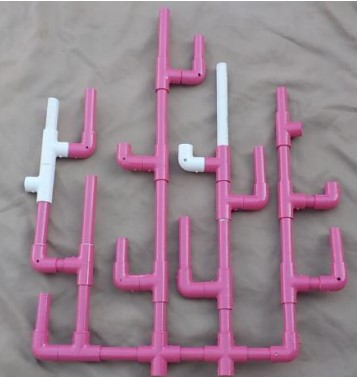
#> input picture reference.jpg, 357 x 377 px
$ jupyter execute coral_detection.ipynb
#> lines starting #> are read from the running program, lines starting #| are printed output that depends on the picture; after the words box and inside, x2 and y2 are one past the last pixel; in counts of white or black regions, pixels touching at a corner belong together
# Using Traditional Image Recognition to Determine the Health of a Coral Colony

This project aims to assess the health of a coral colony by comparing its current condition to past data. The following visual indicators are used to mark different conditions:

- **Areas of Growth**: Marked with a green rectangle around the affected area.

- **Areas of Damage or Death**: Marked with a yellow rectangle around the affected area.

- **Areas of Bleaching/Blotching**: Marked with a red rectangle around the affected area.

- **Areas that Have Recovered from Bleaching/Blotching**: Marked with a blue rectangle around the affected area.

[cell 1]
import cv2
import numpy as np
from matplotlib import pyplot as plt

# Global Variables for Adjusting Code Behavior

- **`showPoint = False`**
  Enables point alignment between images, assisting in overlaying the two photos during resizing.

- **`draw = False`**
  Activates drawing mode for visual representation.

- **`load_HSV_lower_upper = True`**
  Loads the HSV bounds (lower and upper arrays) for color filtering.

- **`seeToEdit = False`**
  Displays intermediate figures for editing purposes.

- **`Shift = 60`**
  Specifies a pixel shift in the y direction to enhance accuracy.

- **`Flip = 0`**
  Indicates whether the image requires an initial flip.

[cell 2]
showPoint = False
draw = False
load_HSV_lower_upper = True
seeToEdit = True
Shift = 60
Flip =0

### Intialize
i = 0  # Counter to track the number of times the HSV function has been called.
lowerA =np.array([])
upperA =np.array([])
def nothing(x):  ## For trackBar
    pass

# Helpful Functions

## 1 - Filter Functions

The following functions apply various morphological operations on images to refine their appearance and highlight specific features:

- **`errosion(img)`**
  Applies erosion to an image, which can help remove small white noises and detach two connected objects in the image.

- **`dilation(img, dilatation_size)`**
  Expands the white regions in an image to connect disjointed parts or enhance object boundaries.
- **`morph(img)`**
  Performs a morphological opening operation, which is useful for removing small objects from the foreground, such as noise.

[cell 3]
def errosion(img):
    """Applies erosion to the given image."""
    src_img = img.copy()
    dilatation_size = 2
    dilation_shape = cv2.MORPH_RECT
    element = cv2.getStructuringElement(dilation_shape, (2 * dilatation_size + 1, 2 * dilatation_size + 1),
                                        (dilatation_size, dilatation_size))
    eroded_image = cv2.erode(src_img, element)
    return eroded_image

def dilation(img, dilatation_size):
    """Applies dilation to the given image."""
    src_img = img.copy()
    dilation_shape = cv2.MORPH_RECT
    element = cv2.getStructuringElement(dilation_shape, (2 * dilatation_size + 1, 2 * dilatation_size + 1),
                                        (dilatation_size, dilatation_size))
    dilated_image = cv2.dilate(src_img, element)
    return dilated_image

# [5 lines left out: function morph, not called in this run]

## 2 - Get Color in Image

Each image varies due to factors such as:

1. Camera angle
2. Light intensity
3. Natural or synthetic lighting

This function helps set the lower and upper HSV (Hue, Saturation, Value)
 bounds manually using trackbars, allowing for precise control of color range adjustments.

[cell 4]
# [55 lines left out: function HSV, not called in this run]

## 3 - Find Contour with the Maximum Area.

The `findArea` function is designed to identify the contour with the maximum area within a given image. It processes the image by converting it to the HSV color space and applying a mask to isolate the desired contours. This function is essential for tasks that require identifying the largest object in an image based on its area.

[cell 5]
def findArea(image_):
    """Finds the contour with the maximum area in the image."""
    original = image_.copy()

    # Convert the image from BGR to HSV color space
    image = cv2.cvtColor(image_, cv2.COLOR_BGR2HSV)
    # Obtain the lower and upper bounds for the desired color range
    if(load_HSV_lower_upper):
        loaded = np.load("HSV.npz")
        lowerArray, upperArray =  loaded['lowerA'] , loaded['upperA']
    else:
        lowerArray, upperArray = HSV(image_.copy())
    # Convert the lower and upper bounds to numpy arrays of type uint8
    lower = np.array(lowerArray, dtype="uint8")
    upper = np.array(upperArray, dtype="uint8")
    # Create a binary mask using the HSV color thresholds
    mask = cv2.inRange(image, lower, upper)
    # Apply the mask to the original image to isolate the desired areas
    output = cv2.bitwise_and(image, image, mask=mask)
    # Find external contours in the masked image
    cnts = cv2.findContours(mask, cv2.RETR_EXTERNAL, cv2.CHAIN_APPROX_NONE)[-2]

    # Check if any contours were found
    if not cnts:
        print("No contours found.")
        return 0, 0, original, original
    else:
        # Calculate the area of each contour
        arrayArea = [cv2.contourArea(c) for c in cnts]
        # Identify the maximum area among the contours
        maxArea = np.max(arrayArea)
        print("Max Area =", maxArea)
        # Convert the output image back from HSV to BGR color space
        output = cv2.cvtColor(output, cv2.COLOR_HSV2BGR)
        # Return the maximum area, index of the contour with the maximum area, contours, and processed image
        return maxArea, arrayArea.index(maxArea), cnts, output

## 4 - Image Size Dependency on Camera Angle and Distance

The size of the captured image depends on the distance and angle of the camera, which may result in the captured image being larger or smaller than the reference image. To address this issue, we utilize the following three functions:

1. **`operation(image)`**: This function identifies and returns the key points that are present in both the captured image and the reference image.

2. **`getWarp(img1, pts1, pts2)`**: This function warps the specified image using the corresponding points from both the reference and captured images.

3. **`resizing(image1, image2)`**: This function integrates the previous two functions to perform resizing while maintaining the correct aspect ratio based on the alignment of the key points.

[cell 6]
def operation(image):
    """Finds contour boundaries and calculates corner points."""
    maxArea, index, cnts, Maskreq = findArea(image)
    cntMax = cnts[index] # Contour with the maximum area in the given image.

    if draw:
        cv2.drawContours(image, cntMax, -1, (0, 0, 255), 3)

    # Determine the maximum and minimum points along the x-axis of the contour.
    maxPoint = cntMax.max(axis=0)[0]  # Maximum point in the contour
    minPoint = cntMax.min(axis=0)[0]  # Minimum point in the contour
    xMin, yMin = minPoint[0], minPoint[1] + Shift
    xMax, yMax = maxPoint[0], maxPoint[1]

    points = [[xMin, yMin], [xMin, yMax], [xMax, yMax], [xMax, yMin]]
    if showPoint:  # Draw these points
        cv2.circle(image, (xMin, yMin), 10, (0, 0, 255), -1)
        cv2.circle(image, (xMin, yMax), 10, (0, 255, 255), -1)
        cv2.circle(image, (xMax, yMin), 10, (0, 0, 155), -1)
        cv2.circle(image, (xMax, yMax), 10, (0, 0, 255), -1)
    # List of corner points, max area, and masked image.
    return points, maxArea, Maskreq

def getWarp(img1, pts1, pts2):
    """Performs perspective warp of an image based on given points."""
    pts1 = np.float32(pts1) # Points in the source image.
    pts2 = np.float32(pts2) # Destination points.
    imgWidth, imgHeight = 640, 480
    matrix = cv2.getPerspectiveTransform(pts1, pts2)
    imgOutput = cv2.warpPerspective(img1, matrix, (imgWidth, imgHeight))
    return imgOutput # Warped image.

def resizing(image1, image2):
    """Resizes the second image to match the perspective of the first image."""
    points1, _, trainMask = operation(image1)
    points2, _, QueryMask = operation(image2)

    # Resize the image by aligning the specified points.
    outPut = cv2.resize(
        image2, None, fx=(points1[2][0] - points1[0][0]) / (points2[2][0] - points2[0][0]),
        fy=(points1[2][1] - points1[0][1]) / (points2[2][1] - points2[0][1])
    )

    points3, _, QueryMask = operation(outPut)
    if points1[0][1] < points3[0][1]:
        points3[0][1] -= Shift
        points3[3][1] -= Shift

    imgWarped = getWarp(outPut, points3, points1)
    # Resized reference image, warped image, and masks.
    return image1, imgWarped, trainMask, QueryMask

# The Main Function

## 1 - Loading, resizing, and analyzing images for further processing.

### Steps

1. **Load Images and Reference**:
   Load the primary image and its reference image for processing.

2. **Resize Images**:
   Resize both images to ensure they maintain their aspect ratio and fit correctly.

3. **Find Masks**:
   Identify the `trainMask` and `QueryMask`, which will be used in subsequent processing steps.

[cell 7]
# Read images
nameOfSaveimg1 = "AfterFit1"  # Name for saving the first image after fitting
nameOfSaveimg2 = "AfterFit2"  # Name for saving the second image after fitting

# Load and resize the reference image
image1 = cv2.imread("reference.jpg")
#> image1 is the input picture: shape (377, 357, 3); mean B, G, R 143.2, 130.6, 152.4
image1 = cv2.resize(image1, (640, 480))
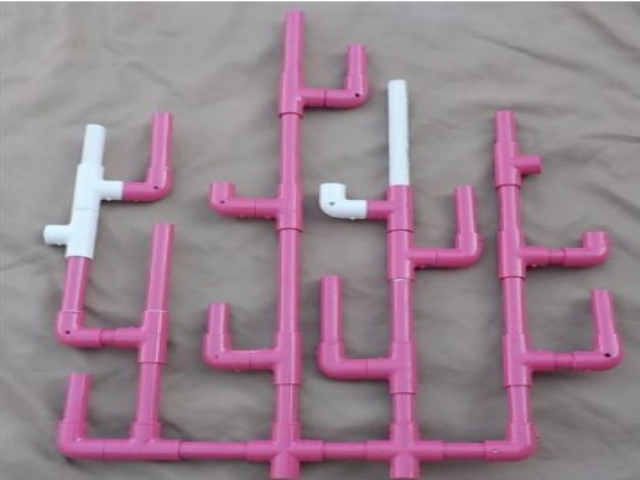
#> image1: shape (480, 640, 3); mean B, G, R 143.1, 130.5, 152.3

# Load and resize the input image
image2 = cv2.imread("image.jpg")
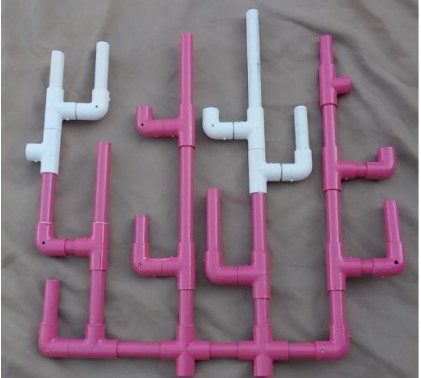
#> input picture image.jpg, 421 x 378 px
#> image2 is the input picture: shape (378, 421, 3); mean B, G, R 125.4, 112.9, 132.4
image2 = cv2.resize(image2, (640, 480))
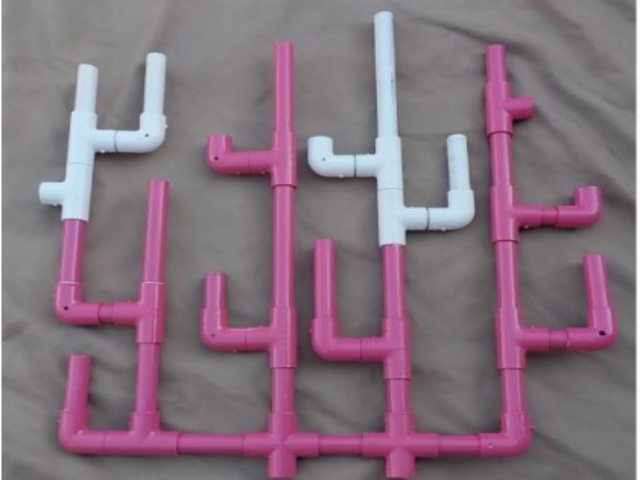
#> image2: shape (480, 640, 3); mean B, G, R 125.3, 112.8, 132.3

# Flip the image to match the reference if required
if Flip == 1:
    image2 = cv2.flip(image2, 1)

# Fit the image to the reference
train, Query, trainMask2, QueryMask2 = resizing(image1, image2)
#> (reads HSV.npz from the repository)
#> in findArea, `mask = cv2.inRange(image, lower, upper)`:
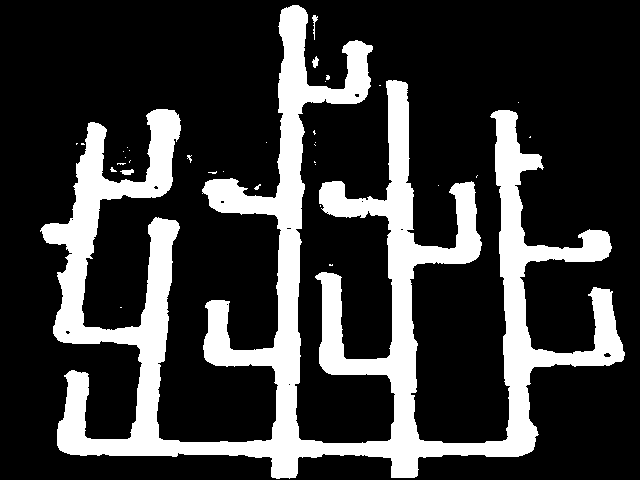
#> mask: shape (480, 640); 22.5% white; 33 white regions (27 under 20 px)
#> in findArea, `cnts = cv2.findContours(mask, cv2.RETR_EXTERNAL, cv2.CHAIN_APPROX_NONE..`: cnts = 33 contours, 29 with area under 20; largest, box (x1, y1, x2, y2) and area: (40, 5, 625, 479) 65624, (120, 169, 134, 175) 40, (312, 56, 319, 68) 35, (312, 15, 318, 40) 26
#> in findArea, `arrayArea = [cv2.contourArea(c) for c in cnts]`: arrayArea = 33 values, max 65623.5 at index 32, min 0 at index 0, mean 1993.4
#> in findArea, `maxArea = np.max(arrayArea)`: maxArea = 65623.5
#| Max Area = 65623.5
#> in findArea, `output = cv2.cvtColor(output, cv2.COLOR_HSV2BGR)`:
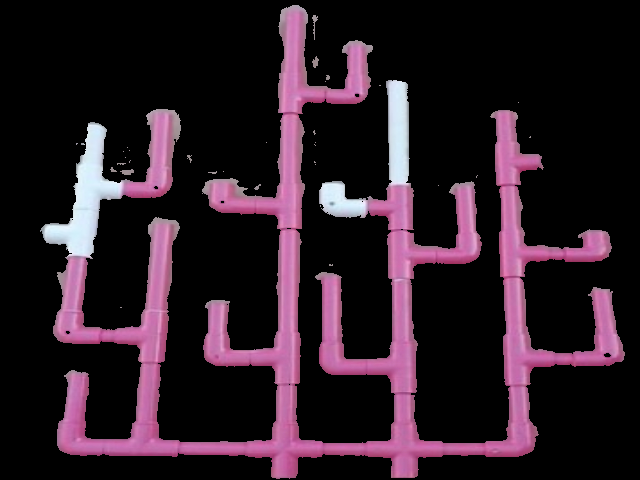
#> output: shape (480, 640, 3); mean B, G, R 37.5, 27.5, 43.1
#> in operation, `maxArea, index, cnts, Maskreq = findArea(image)`: index = 32
#> in operation, `cntMax = cnts[index]`: cntMax = contour of 6595 points, box (x1, y1, x2, y2) (40, 5, 625, 479), area 65624
#> in operation, `maxPoint = cntMax.max(axis=0)[0]`: maxPoint = [624, 478]
#> in operation, `minPoint = cntMax.min(axis=0)[0]`: minPoint = [40, 5]
#> in operation, `xMin, yMin = minPoint[0], minPoint[1] + Shift`: xMin = 40; yMin = 65
#> in operation, `xMax, yMax = maxPoint[0], maxPoint[1]`: xMax = 624; yMax = 478
#> in operation, `points = [[xMin, yMin], [xMin, yMax], [xMax, yMax], [xMax, yMin]]`: points = [[40, 65], [40, 478], [624, 478], [624, 65]]
#> in findArea (call 2), `cnts = cv2.findContours(mask, cv2.RETR_EXTERNAL, cv2.CHAIN_APPROX_NONE..`: cnts = 5 contours, 3 with area under 20; largest, box (x1, y1, x2, y2) and area: (38, 10, 615, 477) 59144, (487, 45, 535, 133) 1838
#| Max Area = 59144.0
#> in operation (call 2), `maxArea, index, cnts, Maskreq = findArea(image)`: maxArea = 59144; index = 4
#> in resizing, `points2, _, QueryMask = operation(image2)`: points2 = [[38, 70], [38, 476], [614, 476], [614, 70]]
#> in findArea (call 3), `mask = cv2.inRange(image, lower, upper)`:
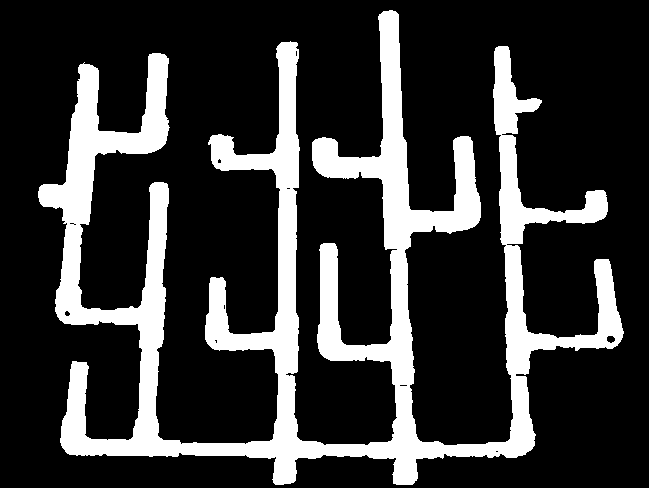
#> mask: shape (488, 649); 20.9% white; 1 white region
#> in findArea (call 3), `cnts = cv2.findContours(mask, cv2.RETR_EXTERNAL, cv2.CHAIN_APPROX_NONE..`: cnts = 1 contour; box (x1, y1, x2, y2) and area: (38, 10, 624, 485) 62900
#> in findArea (call 3), `arrayArea = [cv2.contourArea(c) for c in cnts]`: arrayArea = [62899.5]
#> in findArea (call 3), `maxArea = np.max(arrayArea)`: maxArea = 62899.5
#| Max Area = 62899.5
#> in findArea (call 3), `output = cv2.cvtColor(output, cv2.COLOR_HSV2BGR)`:
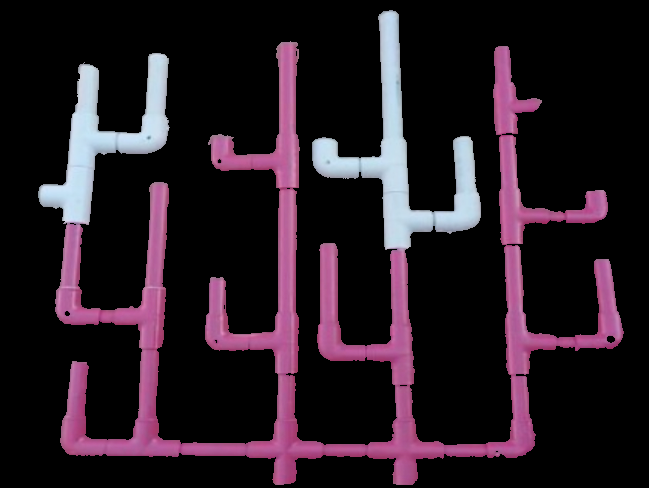
#> output: shape (488, 649, 3); mean B, G, R 34.3, 25.5, 37.6
#> in operation (call 3), `maxArea, index, cnts, Maskreq = findArea(image)`: index = 0
#> in resizing, `points3, _, QueryMask = operation(outPut)`: points3 = [[38, 70], [38, 484], [623, 484], [623, 70]]
#> in getWarp, `pts1 = np.float32(pts1)`: pts1 = [[38, 10], [38, 484], [623, 484], [623, 10]]
#> in getWarp, `pts2 = np.float32(pts2)`: pts2 = [[40, 65], [40, 478], [624, 478], [624, 65]]
#> in getWarp, `matrix = cv2.getPerspectiveTransform(pts1, pts2)`: matrix = [[0.998, 0, 2.06], [-4.11e-17, 0.871, 56.29], [1.76e-19, 0, 1]]
#> in getWarp, `imgOutput = cv2.warpPerspective(img1, matrix, (imgWidth, imgHeight))`:
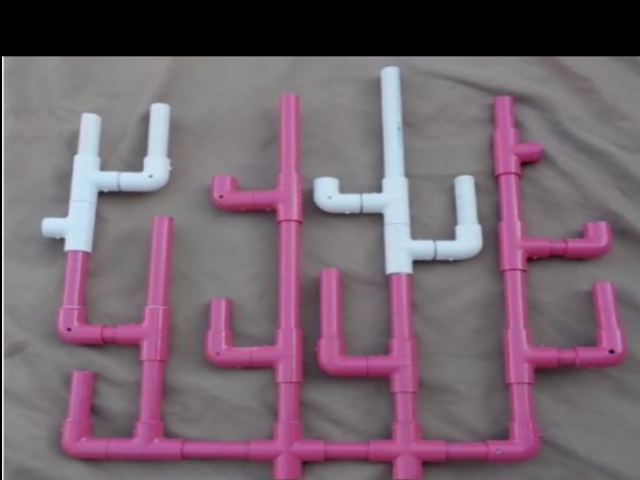
#> imgOutput: shape (480, 640, 3); mean B, G, R 109.6, 98.4, 115.9

# Find the mask for the training image
_, _, _, trainMask = findArea(train)
#> in findArea (call 4), `cnts = cv2.findContours(mask, cv2.RETR_EXTERNAL, cv2.CHAIN_APPROX_NONE..`: cnts = 33 contours, 29 with area under 20; largest, box (x1, y1, x2, y2) and area: (40, 5, 625, 479) 65624, (120, 169, 134, 175) 40, (312, 56, 319, 68) 35, (312, 15, 318, 40) 26
#| Max Area = 65623.5

# Find the mask for the query image
_, _, _, QueryMask = findArea(Query)
#> in findArea (call 5), `mask = cv2.inRange(image, lower, upper)`:
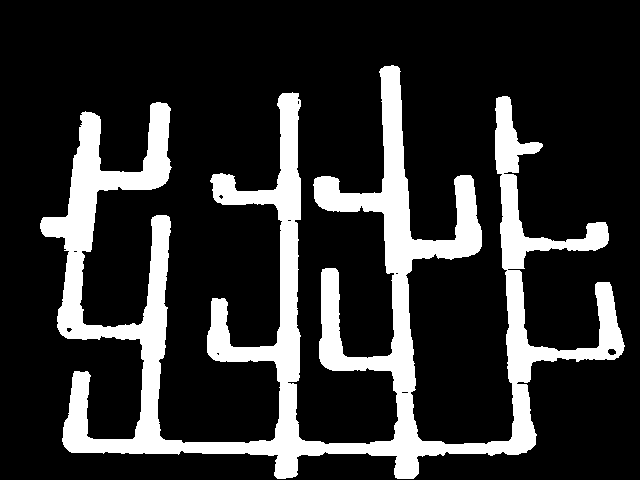
#> mask: shape (480, 640); 18.8% white; 1 white region
#> in findArea (call 5), `cnts = cv2.findContours(mask, cv2.RETR_EXTERNAL, cv2.CHAIN_APPROX_NONE..`: cnts = 1 contour; box (x1, y1, x2, y2) and area: (40, 65, 625, 479) 54629
#> in findArea (call 5), `arrayArea = [cv2.contourArea(c) for c in cnts]`: arrayArea = [54629]
#> in findArea (call 5), `maxArea = np.max(arrayArea)`: maxArea = 54629
#| Max Area = 54629.0

# Optionally save the HSV bounds
save_HSV = False
if save_HSV:
    np.savez("HSV.npz", lowerA=lowerA, upperA=upperA)

# Save the fitted images
cv2.imwrite(nameOfSaveimg1 + ".jpg", train)
cv2.imwrite(nameOfSaveimg2 + ".jpg", Query)

# Multi-show images in subplots
fig = plt.figure(figsize=(10, 7))
rows, columns = 2, 2

# Display the fitted training image
fig.add_subplot(rows, columns, 1)
plt.imshow(train)
plt.title("Query")

# Display the reference image
fig.add_subplot(rows, columns, 2)
plt.imshow(image1)
plt.title("First")

# Display the fitted query image
fig.add_subplot(rows, columns, 3)
plt.imshow(Query)
plt.title("Reference")

# Display the second input image
fig.add_subplot(rows, columns, 4)
plt.imshow(image2)
plt.title("Second")

# Show the images
plt.show()

# cv2.waitKey()  # Uncomment if you need to wait for a key press

# 2 - Image Initialization and Preprocessing

This section initializes the main image and prepares the training and query masks for further processing using OpenCV.

Using Thresholding and Morphological Operations to continuously monitors the values set by the trackbars to perform color thresholding on the green and saturation channels of the training and query masks. The results are displayed in separate windows, allowing for real-time adjustment of the thresholds.

[cell 8]
# Initialize the main image and create a copy for further processing
main_img = image1  # Store the original image in 'main_img'

# Load the training and query masks into variables
stand_pic = trainMask  # Load the training mask into 'stand_pic'
live_pic = QueryMask  # Load the query mask into 'live_pic'

# Save the training and query masks as image files for reference
cv2.imwrite("Train.jpg", trainMask)  # Save trainMask as "Train.jpg"
cv2.imwrite("Query.jpg", QueryMask)  # Save QueryMask as "Query.jpg"

# Create copies of the images for further processing
stand_c = stand_pic.copy()  # Make a copy of the training mask for later use
live_c = live_pic.copy()  # Make a copy of the query mask for later use

# Smoothing images to reduce noise
## 1st smoother: Bilateral filter for edge-preserving smoothing
stand_pic = cv2.bilateralFilter(stand_pic, 9, 75, 75)  # Apply bilateral filter to the training mask
live_pic = cv2.bilateralFilter(live_pic, 9, 75, 75)  # Apply bilateral filter to the query mask

# 2nd smoother: Gaussian blur for additional smoothing
stand_pic = cv2.GaussianBlur(stand_pic, (5, 5), 1)  # Apply Gaussian blur to the training mask
live_pic = cv2.GaussianBlur(live_pic, (5, 5), 1)  # Apply Gaussian blur to the query mask

# Split the smoothed images into BGR channels
B_stand, G_stand, R_stand = cv2.split(stand_pic)  # Split the training mask into Blue, Green, and Red channels
B_live, G_live, R_live = cv2.split(live_pic)  # Split the query mask into Blue, Green, and Red channels

# Convert images from BGR to HSV color space
stand_pic = cv2.cvtColor(stand_pic, cv2.COLOR_BGR2HSV)  # Convert the training mask to HSV color space
#> stand_pic: shape (480, 640, 3); mean H, S, V 42.2, 27.1, 43.9
live_pic = cv2.cvtColor(live_pic, cv2.COLOR_BGR2HSV)  # Convert the query mask to HSV color space
#> live_pic: shape (480, 640, 3); mean H, S, V 33.9, 23.9, 35.6

# Split the HSV images into their respective channels
H_stand, S_stand, V_stand = cv2.split(stand_pic)  # Split training mask into Hue, Saturation, and Value channels
H_live, S_live, V_live = cv2.split(live_pic)  # Split query mask into Hue, Saturation, and Value channels
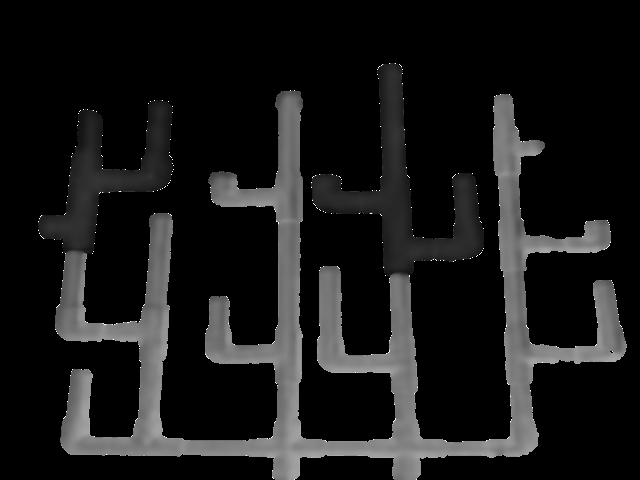
#> S_live: shape (480, 640); min 0, max 255, mean 23.9

# Create a window for color thresholding with trackbars
cv2.namedWindow('Color Track Bar')  # Create a window named 'Color Track Bar'

# Create trackbars to control the thresholds for Green and Saturation channels
cv2.createTrackbar("MaxG", "Color Track Bar", 0, 255, nothing)  # Trackbar for maximum green
cv2.createTrackbar("MinG", "Color Track Bar", 0, 255, nothing)  # Trackbar for minimum green
cv2.createTrackbar("MaxS", "Color Track Bar", 0, 255, nothing)  # Trackbar for maximum saturation
cv2.createTrackbar("MinS", "Color Track Bar", 0, 255, nothing)  # Trackbar for minimum saturation

# Set default values for the minimum thresholds of Green and Saturation
cv2.setTrackbarPos('MinG', 'Color Track Bar', 255)  # Set minimum green threshold to 255 (no green)
cv2.setTrackbarPos('MinS', 'Color Track Bar', 255)  # Set minimum saturation threshold to 255 (no saturation)

while (True):
    # Get the current positions of the trackbars for green and saturation thresholds
    green_low = cv2.getTrackbarPos("MaxG", "Color Track Bar")  # Get the maximum green threshold
    green_high = cv2.getTrackbarPos("MinG", "Color Track Bar")  # Get the minimum green threshold
    sat_low = cv2.getTrackbarPos("MaxS", "Color Track Bar")  # Get the maximum saturation threshold
    sat_high = cv2.getTrackbarPos("MinS", "Color Track Bar")  # Get the minimum saturation threshold

    # Apply thresholding to the green channels of both images
    ret, full_stand = cv2.threshold(G_stand, green_low, green_high, cv2.THRESH_BINARY_INV)  # Threshold for training mask's green channel
#> full_stand: shape (480, 640); 72.4% white; 17 black regions, largest, box (x1, y1, x2, y2) and area: (38, 3, 627, 480) 84096, (310, 54, 321, 70) 129, (185, 153, 194, 165) 88
#> (the rest of the program and of its run is left out)
